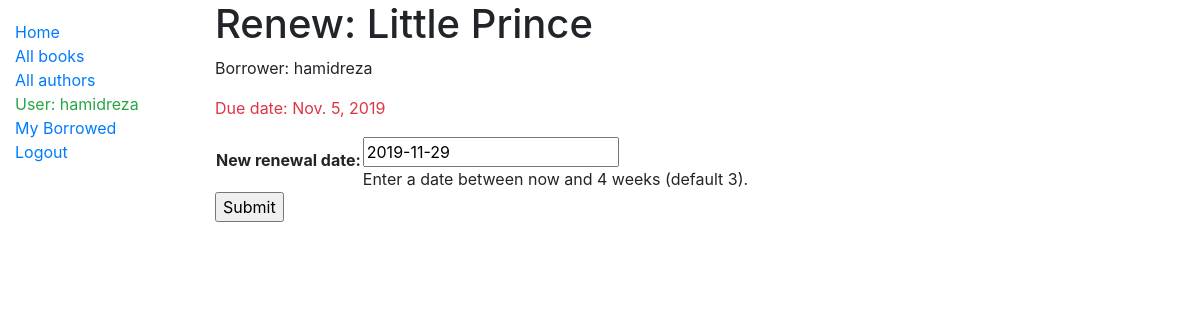
Screenshot of /catalog/book/682367e8-0e2e-421f-a6e9-f6d9395a6c14/renew (signed in) with the database file from the repository.
### catalog/models.py (models this page shows, shortened)
class BookInstance(models.Model):
    id = models.UUIDField(primary_key=True, default=uuid.uuid4, help_text='Unique ID for this particular book across whole library')
    book = models.ForeignKey('Book', on_delete=models.SET_NULL, null=True)
    imprint = models.CharField(max_length=200)
    due_back = models.DateField(null=True, blank=True)
    borrower = models.ForeignKey(User, on_delete=models.SET_NULL, null=True, blank=True)
    LOAN_STATUS = (
        ('m', 'Maintenance'),
        ('o', 'On loan'),
        ('a', 'Available'),
        ('r', 'Reserved'),
    )
    status = models.CharField(
        max_length=1,
        choices=LOAN_STATUS,
        blank=True,
        default='m',
        help_text='Book availability',
    )
    @property
    def is_overdue(self):
        if self.due_back and date.today() > self.due_back:
            return True
        return False
    class Meta:
        permissions = (
            ('can_mark_returned', 'set book as returned'),
        )
        ordering = ['due_back']

class Book(models.Model):
    title = models.CharField(max_length=200)
    author = models.ForeignKey('Author', on_delete=models.SET_NULL, null=True)
    summary = models.TextField(max_length=1000, help_text='Enter a brief description of the book')
    isbn = models.CharField('ISBN', max_length=13,
                            help_text='13 Character <a href="https://www.isbn-international.org/content/what-isbn">ISBN number</a>')
    genre = models.ManyToManyField(Genre, help_text='Select a genre for this book')

### catalog/views.py (the view)
# urls.py: path('book/<uuid:pk>/renew', views.renew_book_librarian, name='renew-book-librarian'),
@permission_required('catalog.can_mark_returned')
def renew_book_librarian(request, pk):
    book_instance = get_object_or_404(BookInstance, pk=pk)
    if request.method == 'POST':
        form = RenewBookModelForm(request.POST)
        if form.is_valid():
            book_instance.due_back = form.cleaned_data['due_back']
            book_instance.save()
            return HttpResponseRedirect(reverse('all-borrowed'))
    else:
        proposed_renewal_date = datetime.date.today() + datetime.timedelta(weeks=3)
        form = RenewBookModelForm(initial={'due_back':proposed_renewal_date})
    context = {
        'form': form,
        'book_instance': book_instance,
    }
    return render(request, 'book_renew_librarian.html', context=context)

### catalog/forms.py (shortened to what this page needs)
class RenewBookModelForm(ModelForm):
    class Meta:
        model = BookInstance
        fields = ['due_back']
        labels = {'due_back':_('New renewal date')}
        help_texts = {'due_back':_('Enter a date between now and 4 weeks (default 3).')}

### catalog/templates/book_renew_librarian.html (shortened to what this page needs)
{% extends 'base_generic.html' %}
{% block content %}
<h1>Renew: {{ book_instance.book.title }} </h1>
<p>Borrower: {{book_instance.borrower}}</p>
<p{% if book_instance.is_overdue %} class="text-danger"{% endif %}>Due date: {{ book_instance.due_back }}</p>
<form action="" method="post">
<table>
{{ form.as_table }}
</table>
<input type="submit" value="Submit">
</form>
{% endblock %}

### catalog/templates/base_generic.html (shortened to what this page needs)
<!DOCTYPE html>
<html lang="en">
<head>
  <link rel="stylesheet" href="https://stackpath.bootstrapcdn.com/bootstrap/4.1.3/css/bootstrap.min.css">
  {% load static %}
  <link rel="stylesheet" href="{% static 'css/styles.css' %}">
</head>
<body>
  <div class="container-fluid">
    <div class="row">
      <div class="col-sm-2">
      {% block sidebar %}
        <ul class="sidebar-nav">
          <li><a href="{% url 'index' %}">Home</a></li>
          <li><a href="{% url 'books' %}">All books</a></li>
          <li><a href="">All authors</a></li>
          {% if user.is_authenticated %}
              <li class="text-success">User: {{ user.get_username }}</li>
              <li><a href="{% url 'my-borrowed' %}">My Borrowed</a></li>
              <li><a href="{% url 'logout' %}?next={{ request.path }}">Logout</a></li>
          {% else %}
              <li><a href="{% url 'login' %}?next={{ request.path }}">Login</a></li>
          {% endif %}
        </ul>
     {% endblock %}
     </div>
      <div class="col-sm-10 ">{% block content %}{% endblock %}</div>
    </div>
  </div>
</body>
</html>

### catalog/static/css/styles.css (style rules this page uses)
.sidebar-nav { margin-top: 20px; padding: 0; list-style: none; }

### rows the page displays
BookInstance: book "Little Prince", borrower "hamidreza", due_back "Nov. 5, 2019"

### other values shown
{{ user.get_username }} "hamidreza"
